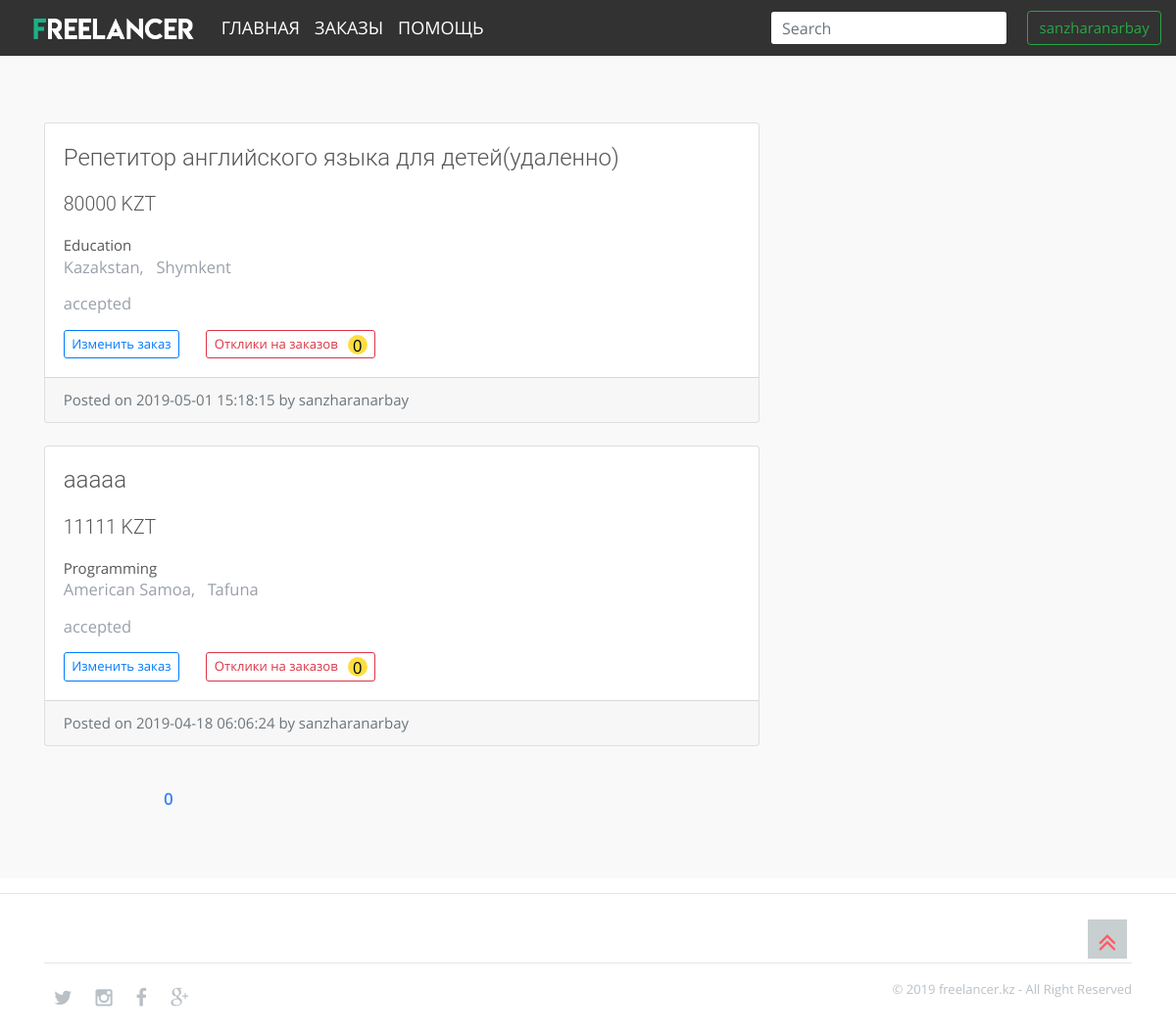
The page /myvacancies.php (signed in) on the database its author committed.
### tables this page shows
CREATE TABLE `vacancies` (
  `v_id` int(11) NOT NULL,
  `user_id` int(11) NOT NULL,
  `profession_id` int(11) NOT NULL,
  `vacancy_name` varchar(255) NOT NULL,
  `requirements` longtext NOT NULL,
  `price` int(11) NOT NULL,
  `v_country` int(11) NOT NULL,
  `v_state` int(11) NOT NULL,
  `v_city` varchar(255) NOT NULL,
  `v_statusid` int(11) NOT NULL,
  `post_date` timestamp NOT NULL DEFAULT CURRENT_TIMESTAMP ON UPDATE CURRENT_TIMESTAMP
);

CREATE TABLE `professions` (
  `p_id` int(11) NOT NULL,
  `name` varchar(255) NOT NULL
);

CREATE TABLE `countries` (
  `country_id` int(11) NOT NULL,
  `country_name` varchar(30) NOT NULL
);

CREATE TABLE `cities` (
  `city_id` int(11) NOT NULL,
  `city_name` varchar(30) NOT NULL,
  `state_id` int(11) NOT NULL
);

CREATE TABLE `status` (
  `s_id` int(11) NOT NULL,
  `status` varchar(50) NOT NULL
);

CREATE TABLE `users` (
  `id` int(11) NOT NULL,
  `u_lastname` varchar(255) NOT NULL,
  `u_firstname` varchar(255) NOT NULL,
  `email` varchar(255) NOT NULL,
  `username` varchar(255) NOT NULL,
  `u_phonenumber` varchar(50) NOT NULL,
  `u_country` varchar(255) NOT NULL,
  `u_state` varchar(255) NOT NULL,
  `u_city` varchar(255) NOT NULL,
  `password` varchar(255) NOT NULL,
  `roleid` int(11) NOT NULL
);

### myvacancies.php (the view, shortened to what this page needs)
<?php
  if (isset($_SESSION['username']) && ($_SESSION['role_id']==3)) {
?>
<!doctype html>
 <html class="no-js" lang="">
    <head>
        <link rel="stylesheet" href="assets/css/bootstrap.css" type="text/css">
        <link rel="stylesheet" href="assets/css/plugins.css" />
        <link rel="stylesheet" href="assets/css/opensans-web-font.css" />
        <link rel="stylesheet" href="assets/css/montserrat-web-font.css" />
        <link rel="stylesheet" href="assets/css/font-awesome.min.css" type="text/css">
        <link rel="stylesheet" href="assets/css/style.css" type="text/css">
        <link rel="stylesheet" href="assets/css/pagination.css" type="text/css">
        <link rel="stylesheet" href="assets/css/responsive.css" type="text/css">
    </head>
    <body>
         <nav class="navbar navbar-expand-md  fixed-top mainmenu">
  <a class="navbar-brand" href="index.php"><img src="assets/images/logo2.png" height="30" alt="Logo"> </a>
  <div class="collapse navbar-collapse" id="navbarCollapse">
    <ul class="navbar-nav mr-auto">
      <li class="nav-item active">
        <a class="nav-link" href="index.php">Главная <span class="sr-only">(current)</span></a>
      </li>
      <li class="nav-item">
        <a class="nav-link" href="vacancies.php">Заказы</a>
      </li>
      <li class="nav-item">
        <a class="nav-link" href="help.php">Помощь</a>
      </li>
		</ul>
    <form class="form-inline">
      <input class="form-control searchbox" type="text" placeholder="Search" aria-label="Search">
    </form>
    <div class="content">
    	<div class="dropdown">
  <button class="btn btn-outline-success"><?php echo $_SESSION['username']; ?></button>
</div>
	</div>
  </div>
</nav>
<?php
include 'db.php';
$start = 0;  $per_page = 4;
    $page_counter = 0;
if(isset($_SESSION['user_id'])){
$query = $connection->prepare(" SELECT v.v_id, v.user_id, v.profession_id,  v.vacancy_name,v.requirements, v.price, v.v_country, v.v_city, v.v_statusid, v.post_date, p.p_id, p.name, u.id, u.username, c.country_id, c.country_name, ci.city_id, ci.city_name, s.s_id, s.status
                     FROM vacancies v
                     LEFT OUTER JOIN professions p  ON p.p_id = v.profession_id
                     LEFT OUTER JOIN users u  ON u.id = v.user_id
                     LEFT OUTER JOIN countries c  ON c.country_id = v.v_country
                     LEFT OUTER JOIN cities ci  ON ci.city_id = v.v_city
                     LEFT OUTER JOIN status s   ON s.s_id = v.v_statusid
                     WHERE v.user_id = :user_id
                     ORDER BY v.post_date DESC
                     LIMIT $start, $per_page") or die($mysqli->error);
    $query->execute(array('user_id'=>$_SESSION['user_id']));
    $vacancies = $query->fetchAll();
}
?>
  <section id="vacancies" class="sections">
  <div class="container">
    <div class="row">
            <div class="col-md-8">
                <br> <br>
 <?php
            foreach ($vacancies as $vacancy) {
                ?>
                <?php
                    $vacan_id = $vacancy['v_id'];
                    $nquery = "SELECT * FROM responses WHERE r_vacid = '$vacan_id'";
                    $query2 = $connection->prepare($nquery);
                    $query2->execute();
                    $ncount = $query2->rowCount();
                    ?>
                <div class="card mb-4">
                  <div class="card-body">
                <h4>   <?php  echo $vacancy['vacancy_name']; ?></h4>
                <h5>   <?php  echo $vacancy['price']. " KZT"; ?></h5>
                    <b>   <?php  echo $vacancy['name']; ?> </b>
                    <p>  <?php  echo $vacancy['country_name']; ?>, &nbsp; <?php  echo $vacancy['city_name']; ?> </p>
                    <p>  <?php  echo $vacancy['status']; ?></p>
                    <a href="editvacancy.php?id=<?php echo $vacancy['v_id'] ?>" class="btn btn-outline-primary btn-sm">Изменить заказ</a>
                    <a href="custresponse.php?id=<?php echo $vacancy['v_id'] ?>" class="btn btn-outline-danger btn-sm">Отклики на заказов
                     <span id="itemCount"><p><?php echo $ncount; ?></p></span>
                    </a>
                     </div>
                     <div class="card-footer text-muted">
                    <b>  Posted on <?php echo $vacancy['post_date'] ; ?> by <?php echo $vacancy['username'] ; ?></b>
                     </div>
                      </div>
                     <?php
            }
            ?>
                             </div>
                                      </div>
        <center>
            <ul class="pagination">
            <?php
                if($page_counter == 0){
                    echo "<li><a href=?start='0' class='active'>0</a></li>";
                }
            ?>
            </ul>
            </center>
  </div>
 </section>
    <hr>
    <?php }else{
  header("location:404.php");
}
  ?>
		<div class="scroll-top">
			<div class="scrollup">
				<i class="fa fa-angle-double-up"></i>
			</div>
		</div>
        <footer>
            <div class="container">
			<hr>
            	<div class="row">
            		<div class="col-md-6 col-sm-6 col-xs-12">
						<div class="social-network">
							<a href="#"><i class="fa fa-twitter"></i></a>
							<a href="#"><i class="fa fa-instagram"></i></a>
							<a href="#"><i class="fa fa-facebook"></i></a>
							<a href="#"><i class="fa fa-google-plus"></i></a>
						</div>
					</div>
            		<div class="col-md-6 col-sm-6 col-xs-12">
						<div class="copyright">
							<p>© 2019 freelancer.kz - All Right Reserved</p>
						</div>
					</div>
            	</div>
            </div>
        </footer>
    </body>
</html>

### assets/css/style.css (style rules this page uses)
html, body { background-color: #ffffff; font-size: 15px; color: #565656; width: 100%; padding: 0; margin-left: 0; margin-right: 0; font-family: 'open_sansregular'; font-weight: 300; }
img { -moz-user-select: none; -webkit-user-select: none; -ms-user-select: none; user-select: none; -webkit-user-drag: none; user-drag: none; }
a, a:hover, a:active, a:focus { text-decoration: none; outline: none; }
a, button, a span { -webkit-transition: 0.2s ease-in-out; -o-transition: 0.2s ease-in-out; transition: 0.2s ease-in-out; }
*, *:before, *:after { -webkit-box-sizing: border-box; -moz-box-sizing: border-box; box-sizing: border-box; }
p { margin: 0 0 15px; }
ol, ul { list-style: none; padding: 0; }
img { max-width: 100%; }
textarea, input[type="text"], input[type="password"], input[type="datetime"], input[type="datetime-local"], input[type="date"], input[type="month"], input[type="time"], input[type="week"], input[type="number"], input[type="email"], input[type="url"], input[type="search"], input[type="tel"], input[type="color"], .uneditable-input { outline: none; }
.form-control { border: 1px solid rgba(0, 0, 0, 0.08); font-size: 16px; height: 45px; }
h4, h5 { font-family: 'roboto', sans-serif; font-weight: 300; margin: 0; line-height: 2rem; }
h4 { font-size: 1.6rem; line-height: 2.2rem; margin-bottom: 1.1rem; }
h5 { font-size: 1.3rem; margin-bottom: 1rem; }
p { line-height: 1.5rem; font-size: 1.1rem; color:#9aa0ab; }
p:last-child { margin-bottom: 0px; }
.sections { padding-top: 80px; padding-bottom: 80px; position: relative; overflow: hidden; }
footer { padding:40px 0; }
section:nth-of-type(odd) { background-color: #F9F9F9; }
.mainmenu { background-color:rgba(50, 50, 50, 1); border-color:transparent; }
.mainmenu .navbar-brand { padding: 0px 0px; }
.navbar-brand img { margin-top: 0px; padding-left: 15px; }
.navbar-nav { padding-top: 0px; }
.mainmenu .navbar-nav li a { text-transform:uppercase; font-size:14px; color:#263742; }
.mainmenu .navbar-nav li a { color:#fff; font-size:18px; transition:.3s ease-in-out; }
.social-network a i { margin:10px; color:#b9c0c6; font-size:20px; transition:.3s ease-in-out; -webkit-transition:.3s ease-in-out; -moz-transition:.3s ease-in-out; }
.copyright p { font-size:13px; color:#b9c0c6; text-align:right; }
.scrollup { width:40px; height:40px; text-align:center; color:#fa5c65; font-size:30px; background:#c8cfd0; position:fixed; bottom:100px; right:50px; font-weight:bold; }

### assets/css/pagination.css (style rules this page uses)
.pagination { margin:0; padding:0; float:left; }
.pagination li { margin:0 30px 0 10px; float:left; font-size:16px; font-weight: bold; text-transform:uppercase; }
.pagination li a { color:#4286f4; padding:20px 0 0 0; width:33px; height:33px; text-decoration:none; text-align:center; -webkit-border-radius: 5px; -moz-border-radius: 5px; display:block; }

### myvacancies.php (style rules this page uses)
.dropdown { position: relative; display: inline-block; }
.searchbox { height:35px; margin-right:20px; }
.pagination { margin-left:100px; }
#itemCount { padding: 0; text-align: center; }
#itemCount p { margin: 0 0 0 10px; float: right; width:20px; height:20px; background: #FFDD40; border-radius: 50%; color: #000; }

### rows shown on the page
vacancies: vacancy_name "Репетитор английского языка для детей(удаленно)", price "80000", profession.name "Education", countries.country_name "Kazakstan", cities.city_name "Shymkent", status.status "accepted", ncount "0", post_date "2019-05-01 15:18:15", user.username "sanzharanarbay"
vacancies: vacancy_name "ааааа", price "11111", profession.name "Programming", countries.country_name "American Samoa", cities.city_name "Tafuna", status.status "accepted", ncount "0", post_date "2019-04-18 06:06:24", user.username "sanzharanarbay"

### other values the page prints
$_SESSION['username'] "sanzharanarbay"
